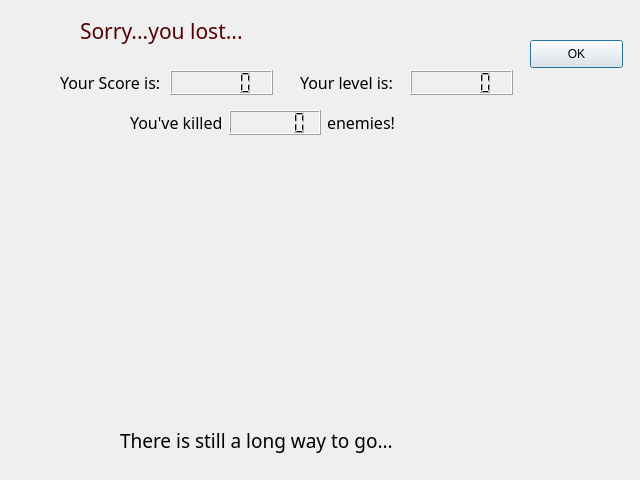
<?xml version="1.0" encoding="UTF-8"?>
<ui version="4.0">
 <class>Lose</class>
 <widget class="QDialog" name="Lose">
  <property name="geometry">
   <rect>
    <x>0</x>
    <y>0</y>
    <width>640</width>
    <height>480</height>
   </rect>
  </property>
  <property name="windowTitle">
   <string>Dialog</string>
  </property>
  <widget class="QLabel" name="label">
   <property name="geometry">
    <rect>
     <x>80</x>
     <y>0</y>
     <width>431</width>
     <height>61</height>
    </rect>
   </property>
   <property name="font">
    <font>
     <family>Tempus Sans ITC</family>
     <pointsize>16</pointsize>
    </font>
   </property>
   <property name="styleSheet">
    <string notr="true">color: rgb(85, 0, 0);</string>
   </property>
   <property name="text">
    <string>Sorry...you lost...</string>
   </property>
  </widget>
  <widget class="QLabel" name="label_2">
   <property name="geometry">
    <rect>
     <x>230</x>
     <y>220</y>
     <width>191</width>
     <height>191</height>
    </rect>
   </property>
   <property name="text">
    <string/>
   </property>
  </widget>
  <widget class="QLabel" name="label_3">
   <property name="geometry">
    <rect>
     <x>90</x>
     <y>150</y>
     <width>441</width>
     <height>261</height>
    </rect>
   </property>
   <property name="styleSheet">
    <string notr="true">image: url(:/images/game_resource/images/lose.jpg);</string>
   </property>
   <property name="text">
    <string/>
   </property>
  </widget>
  <widget class="QPushButton" name="OK">
   <property name="geometry">
    <rect>
     <x>530</x>
     <y>40</y>
     <width>93</width>
     <height>28</height>
    </rect>
   </property>
   <property name="text">
    <string>OK</string>
   </property>
  </widget>
  <widget class="QWidget" name="layoutWidget">
   <property name="geometry">
    <rect>
     <x>300</x>
     <y>70</y>
     <width>213</width>
     <height>25</height>
    </rect>
   </property>
   <layout class="QHBoxLayout" name="horizontalLayout_3">
    <item>
     <widget class="QLabel" name="label_7">
      <property name="font">
       <font>
        <family>Tiger Expert</family>
        <pointsize>12</pointsize>
       </font>
      </property>
      <property name="text">
       <string>Your level is:</string>
      </property>
     </widget>
    </item>
    <item>
     <widget class="QLCDNumber" name="level"/>
    </item>
   </layout>
  </widget>
  <widget class="QLabel" name="label_8">
   <property name="geometry">
    <rect>
     <x>120</x>
     <y>420</y>
     <width>391</width>
     <height>41</height>
    </rect>
   </property>
   <property name="font">
    <font>
     <family>Sitka Heading</family>
     <pointsize>14</pointsize>
    </font>
   </property>
   <property name="text">
    <string>There is still a long way to go...</string>
   </property>
  </widget>
  <widget class="QWidget" name="layoutWidget">
   <property name="geometry">
    <rect>
     <x>130</x>
     <y>110</y>
     <width>290</width>
     <height>25</height>
    </rect>
   </property>
   <layout class="QHBoxLayout" name="horizontalLayout">
    <item>
     <widget class="QLabel" name="label_5">
      <property name="font">
       <font>
        <family>Tiger Expert</family>
        <pointsize>12</pointsize>
       </font>
      </property>
      <property name="text">
       <string>You've killed</string>
      </property>
     </widget>
    </item>
    <item>
     <widget class="QLCDNumber" name="Enemy_num"/>
    </item>
    <item>
     <widget class="QLabel" name="label_6">
      <property name="font">
       <font>
        <family>Tiger Expert</family>
        <pointsize>12</pointsize>
       </font>
      </property>
      <property name="text">
       <string>enemies!</string>
      </property>
     </widget>
    </item>
   </layout>
  </widget>
  <widget class="QWidget" name="layoutWidget">
   <property name="geometry">
    <rect>
     <x>60</x>
     <y>70</y>
     <width>213</width>
     <height>25</height>
    </rect>
   </property>
   <layout class="QHBoxLayout" name="horizontalLayout_2">
    <item>
     <widget class="QLabel" name="label_4">
      <property name="font">
       <font>
        <family>Tiger Expert</family>
        <pointsize>12</pointsize>
       </font>
      </property>
      <property name="text">
       <string>Your Score is:</string>
      </property>
     </widget>
    </item>
    <item>
     <widget class="QLCDNumber" name="Score"/>
    </item>
   </layout>
  </widget>
 </widget>
 <resources/>
 <connections/>
</ui>
